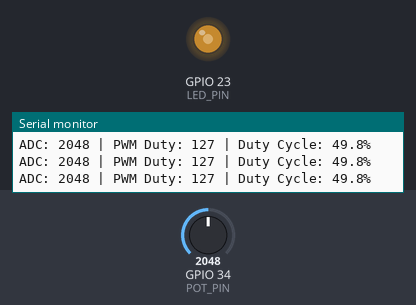
The sketch below on a simulated ESP32. Shown: output pins drawn as LEDs (lit = HIGH), the last lines printed to the serial monitor. The inputs (shaded band) are chosen by the test bench; at power-on: GPIO 34 (POT_PIN) = 2048 (analog values on the 0–4095 scale).

Above: at 1.2 s.
1.3 s: GPIO 34 (POT_PIN) set to 2866
At 2.5 s:
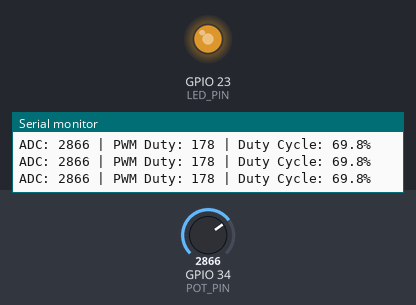
2.8 s: GPIO 34 (POT_PIN) set to 3603
At 4.0 s:
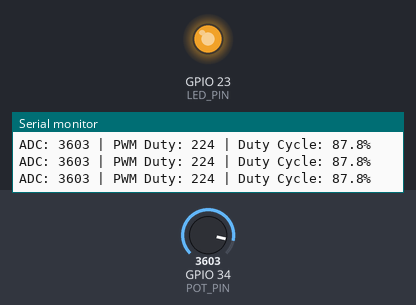
4.3 s: GPIO 34 (POT_PIN) set to 491
At 5.4 s:
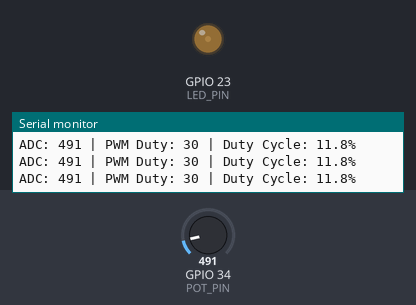
5.8 s: GPIO 34 (POT_PIN) set to 0
At 6.8 s:
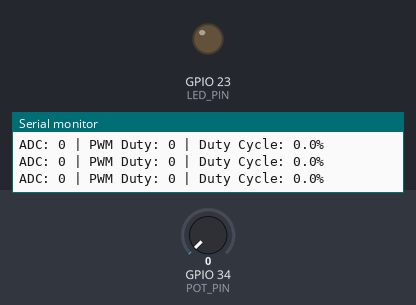
7.3 s: GPIO 34 (POT_PIN) set to 2047
At 8.2 s:
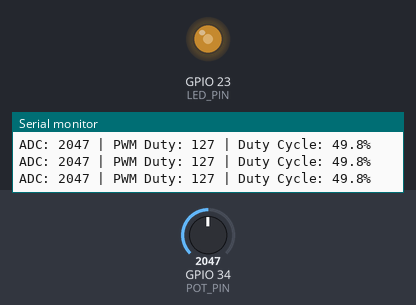
Timing chart, 0 to 9.8 s (numbered marks = the images above; inputs shaded):
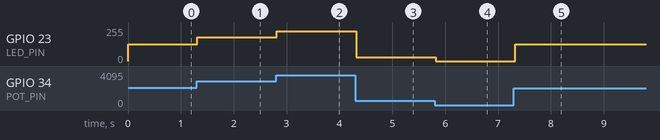

Measured:
- after the input at 1.3 s, GPIO 23 (LED_PIN): 127/255 → 177/255 at once
- after the input at 2.8 s, GPIO 23 (LED_PIN): 177/255 → 223/255 at once
- after the input at 4.3 s, GPIO 23 (LED_PIN): 223/255 → 30/255 at once
- after the input at 5.8 s, GPIO 23 (LED_PIN): 30/255 → 0/255 at once
- after the input at 7.3 s, GPIO 23 (LED_PIN): 0/255 → 127/255 at once

The sketch:

10_ADC_PWM_Led.ino
```cpp
/*
Using Potentiometer analog input control PWM module to adjust LED Brightness
*/

const int POT_PIN = 34;
const int LED_PIN = 23;

// PWM configuration
const int PWM_FREQ = 5000;        // 5 kHz
const int PWM_RESOLUTION = 8;     // 8-bit: 0-255

/*
Using ledcAttach to setup PWM Output, the frequency and the resolution could be decided by the user within the given range
Frequency 1-40MHz
Resolution 1-16 bits
*/

void setup() {
  Serial.begin(115200);

  // Configure ADC resolution
  analogReadResolution(12);
  // ADC resolution didn't have to be the same as PWM resolution

  // Configure hardware PWM
  // A function could be called and execute within an if condition
  // If PWM Setup unsuccessfull,  while loop keeps delay for 1000 ms and stop the program by infinite loop
  if (!ledcAttach(LED_PIN, PWM_FREQ, PWM_RESOLUTION)) {
    Serial.println("PWM setup failed!");
    while (true) {
      delay(1000);
    }
  }
}

void loop() {

  // STEP 1: Read potentiometer (0-4095)
  int adcValue = analogRead(POT_PIN);

  // STEP 2: Convert ADC value to PWM duty (0-255)
  // map() apply the ratio value of adcvalue/4095 on the PWM resolution,
  // mathematical process --> (adcValue/4095) * 255
  // Despite mathematical result would be a float value, but map() only keep interger part, decimal part would be ignore
  int dutyValue = map(adcValue, 0, 4095, 0, 255);

  // STEP 3: Update LED brightness
  // ledcWrite apply PWM output with variable dutycycle based on the ratio of dutyValue and Max PWM Resolution,
  // in this case is dutyValue/255,
  // For instance, to output 50% dutycycle, dutyValue should 50% of 255 which is 127
  ledcWrite(LED_PIN, dutyValue);

  // STEP 4: Display values
  Serial.print("ADC: ");
  Serial.print(adcValue);

  Serial.print(" | PWM Duty: ");
  Serial.print(dutyValue);

  Serial.print(" | Duty Cycle: ");
  Serial.print(dutyValue * 100.0 / 255.0, 1);
  Serial.println("%");

  delay(100);
  // Delay is not recommended here, as it will stop the program and influence the process of other function
  // Code improvisation is recommended
}
```
